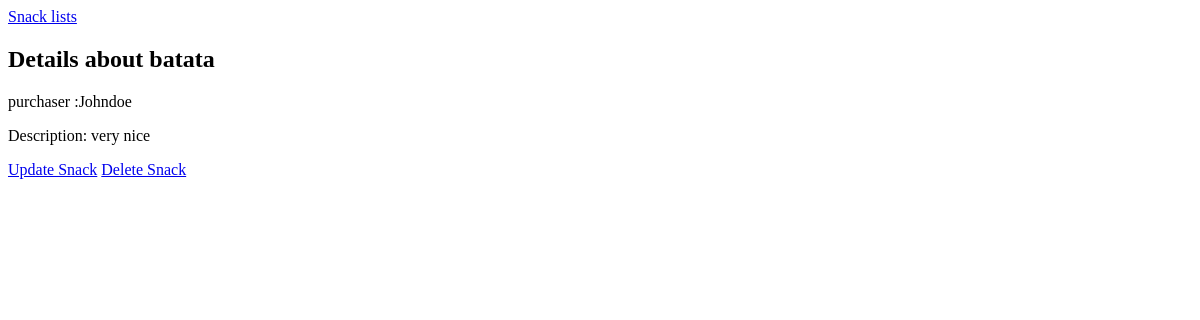
The app's page /4, older data.
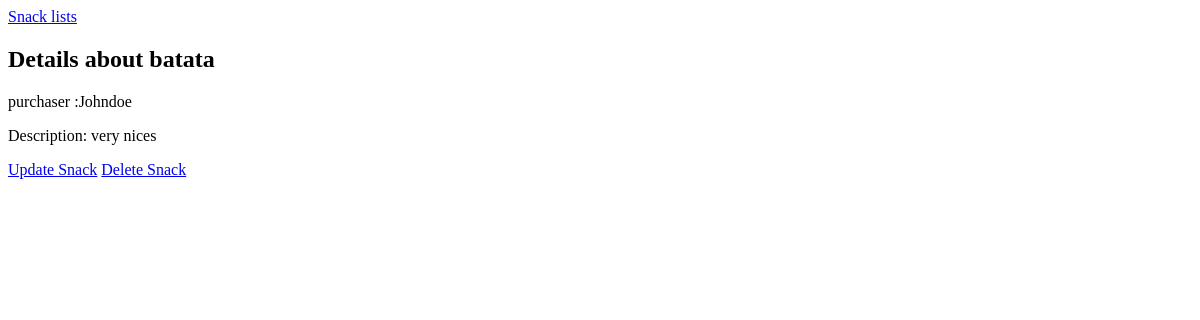
The same page, newer data.
### snacks/models.py (models this page shows, shortened)
class Snack(models.Model):
    title = models.CharField(max_length=256)
    purchaser = models.ForeignKey(get_user_model(), on_delete=models.CASCADE)
    description = models.TextField()

### snacks/views.py (the view)
# urls.py: path('<int:pk>',SnackDetailView.as_view(), name='snack_detail'),
class SnackDetailView(DetailView):
    template_name = 'snack_detail.html'
    model = Snack

### templates/snack_detail.html
{% extends 'base.html' %} {% block main %}
<a href="{% url 'snack_list'%}">Snack lists</a>
<div>
    <h2>Details about {{ snack.title }}</h2>
    <p>purchaser :{{snack.purchaser}}</p>
    <p>Description: {{snack.description}}</p>
    <a href="{% url 'snack_update' snack.pk %}">Update Snack</a>
    <a href="{% url 'snack_delete' snack.pk%}">Delete Snack</a>
</div>
{% endblock main %}

### templates/base.html (shortened to what this page needs)
<!DOCTYPE html>
<html lang="en">
<head>
</head>
<body>
    <main>
        {% block main %}{% endblock main %}
    </main>
</body>
</html>

Row changes from the older to the newer data that the page shows:
changed Snack "batata": description "very nice" → "very nices"
